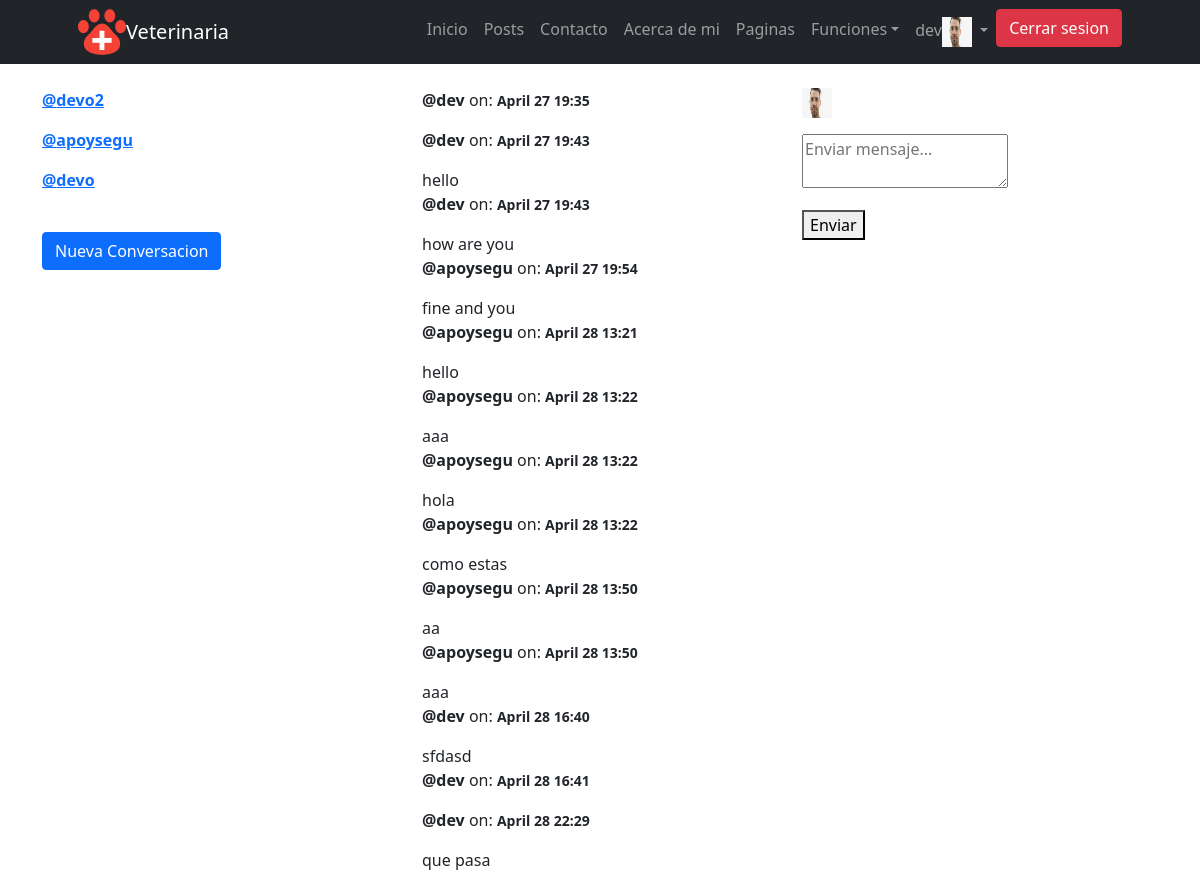
The page /messages/directs/apoysegu (signed in) on the database its author committed.
### direct/models.py (models this page shows, shortened)
class Message(models.Model):
	user = models.ForeignKey(User, on_delete=models.CASCADE, related_name='user')
	sender = models.ForeignKey(User, on_delete=models.CASCADE, related_name='from_user')
	recipient = models.ForeignKey(User, on_delete=models.CASCADE, related_name='to_user')
	body = models.TextField(max_length=1000, blank=True, null=True)
	date = models.DateTimeField(auto_now_add=True)
	is_read = models.BooleanField(default=False)
	def get_messages(user):
		messages = Message.objects.filter(user=user).values('recipient').annotate(last=Max('date')).order_by('-last')
		users = []
		for message in messages:
			users.append({
				'user': User.objects.get(pk=message['recipient']),
				'last': message['last'],
				'unread': Message.objects.filter(user=user, recipient__pk=message['recipient'], is_read=False).count()
			    })
		return users

### direct/views.py (the view)
# urls.py: path('directs/<username>', Directs, name='directs'),
@login_required
def Directs(request, username):
	user = request.user
	messages = Message.get_messages(user=user)
	active_direct = username
	directs = Message.objects.filter(user=user, recipient__username=username)
	directs.update(is_read=True)
	imagen = avatar(request)
	for message in messages:
		if message['user'].username == username:
			message['unread'] = 0
	context = {
		'directs': directs,
		'messages': messages,
		'active_direct':active_direct,
		'imagen': imagen,
		'titulo': 'Mensajes'
	}
	template = loader.get_template('direct/direct.html')
	return HttpResponse(template.render(context, request))

### usuario/views.py (called while the page is built)
@login_required
def avatar(request):
    if request.user.username:
        avatar = Avatar.objects.filter(user = request.user)
        if len(avatar) > 0:
            imagen = avatar[0].imagen.url
        else:
            imagen = '/media/avatar/predeterminada.png'
    else:
        imagen = '/media/avatar/predeterminada.png'
    return (imagen)

### direct/templates/direct/direct.html (shortened to what this page needs)
{% extends 'veterinaria/padre.html' %}
{% load static %}
{% block content %}
<div class="container mt-4">
  <div class="row">
    <div class="col">{% for message in messages %}
          <a class="{% if active_direct == message.user.username %}is-active{% endif %}" href="{% url 'directs' message.user.username %}">
          <p>
            <strong>@{{ message.user.username }}</strong>
          </p>
  </a>
  {% endfor %}
  <br>
  <a href="{% url 'usersearch' %}" class="btn btn-primary">Nueva Conversacion</a>
  <br><br><br><br>
</div>
  <div class="col order-1">
    {% for direct in directs %}
      <div class="box">
          <div class="content">
            <div class="content">
              <p>
                <strong >@{{ direct.sender.username }}</strong> on: <strong><small>{{ direct.date|date:'N d G:i'}}</small></strong>
              </p>
              {{ direct.body }}
            </div>
          </div>
      </div>
      {% endfor %}
  </div>
  <div class="col order-5">
    <form role="form" method="POST" action="{% url 'send_direct' %}">
      <article class="media">
        <figure class="media-left">
          <p class="image is-64x64">
            <img src="{{imagen}}" width="30" height="30">
          </p>
        </figure>
        <div class="media-content">
          <div class="field">
            <p class="control">
              <textarea class="textarea" name="body" placeholder="Enviar mensaje..."></textarea>
            </p>
          </div>
          <nav class="level">
            <div class="level-left">
              <div class="level-item">
                <button type="submit" name="action" class="button is-info">Enviar</buttom>
              </div>
            </div>
          </nav>
        </div>
      </article>
      </form>
  </div>
</div>
</div>
{% endblock %}

### veterinaria/templates/veterinaria/padre.html (shortened to what this page needs)
<!DOCTYPE html>
<html lang="en">
    <head>
        {% load static  %}
        <link href="https://cdn.jsdelivr.net/npm/bootstrap-icons@1.5.0/font/bootstrap-icons.css" rel="stylesheet" />
        <link href="{% static 'veterinaria/css/styles.css'%}" rel="stylesheet" />
    </head>
    <body class="d-flex flex-column h-100">
        <main class="flex-shrink-0">
            <nav class="navbar navbar-expand-lg navbar-dark bg-dark">
                <div class="container px-5">
                    <img src="{%static 'veterinaria/assets/icons8-veterinarian-48.png'%}" alt=""><a class="navbar-brand" mx-8  href="{% url 'index' %}" >Veterinaria</a>
                    <div class="collapse navbar-collapse" id="navbarSupportedContent">
                        <ul class="navbar-nav ms-auto mb-2 mb-lg-0">
                            <li class="nav-item"><a class="nav-link" href="{% url 'index' %}">Inicio</a></li>
                            <li class="nav-item"><a class="nav-link" href="{% url 'posts' %}">Posts</a></li>
                            <li class="nav-item"><a class="nav-link" href="{% url 'contacto' %}">Contacto</a></li>
                            <li class="nav-item"><a class="nav-link" href="{% url 'about' %}">Acerca de mi</a></li>
                            <li class="nav-item"><a class="nav-link" href="{% url 'pages' %}">Paginas</a></li>
                            <li class="nav-item dropdown">
                                <a class="nav-link dropdown-toggle" href="#" id="navbarScrollingDropdown" role="button" data-bs-toggle="dropdown" aria-expanded="false">Funciones</a>
                            <li class="nav-item">
                                {% if not request.user.is_authenticated %}
                                    <a class="btn btn-primary" href="{% url 'login' %}">Iniciar sesion</a>
                                {% else %}
                                <li class="nav-item dropdown">
                                    <a class="nav-link dropdown-toggle" href="#" id="navbarScrollingDropdown" role="button" data-bs-toggle="dropdown" aria-expanded="false">
                                      {{request.user.username}}{% if imagen %}<img src = "{{imagen}}"width="30" height="30" />{% endif %}
                                    </a>
                                <li><a class="btn btn-danger" href="{% url 'logout' %}">Cerrar sesion</a></li>
                                {% endif %}
                            </li>
                        </ul>
                    </div>
                </div>
            </nav>
            {% block content %}{% endblock content %}
    </body>
</html>

### rows shown on the page
Message: sender.username "dev", date "April 27 19:35"
Message: sender.username "dev", date "April 27 19:43", body "hello"
Message: sender.username "dev", date "April 27 19:43", body "how are you"
Message: sender.username "apoysegu", date "April 27 19:54", body "fine and you"
Message: sender.username "apoysegu", date "April 28 13:21", body "hello"
Message: sender.username "apoysegu", date "April 28 13:22", body "aaa"
Message: sender.username "apoysegu", date "April 28 13:22", body "hola"
Message: sender.username "apoysegu", date "April 28 13:22", body "como estas"
Message: sender.username "apoysegu", date "April 28 13:50", body "aa"
Message: sender.username "apoysegu", date "April 28 13:50", body "aaa"
Message: sender.username "dev", date "April 28 16:40", body "sfdasd"
Message: sender.username "dev", date "April 28 16:41"
Message: sender.username "dev", date "April 28 22:29", body "que pasa"

### other values the page prints
{{ request.user.username }} "dev"
{{ message.user.username }} "devo2"
{{ message.user.username }} "apoysegu"
{{ message.user.username }} "devo"
